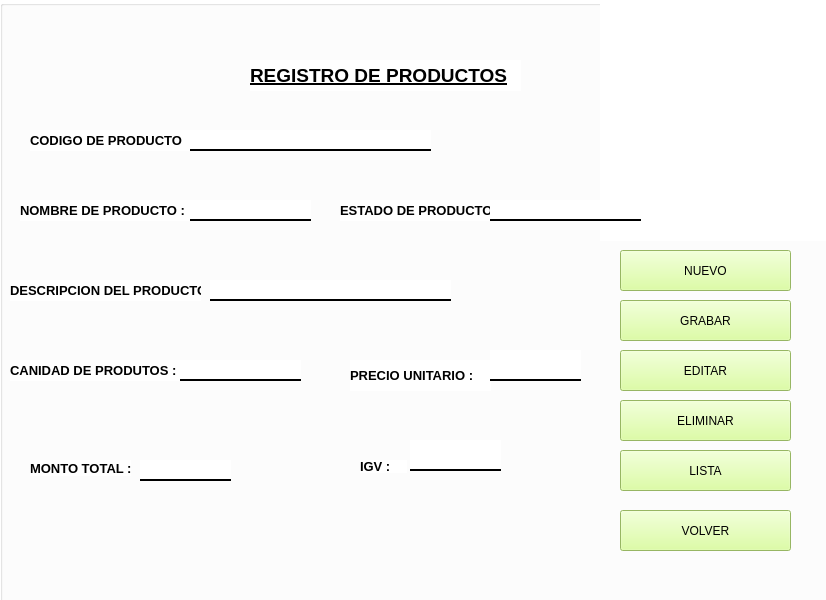
<?xml version="1.0" encoding="UTF-8"?>
<ui version="4.0">
 <class>MainWindow</class>
 <widget class="QMainWindow" name="MainWindow">
  <property name="geometry">
   <rect>
    <x>0</x>
    <y>0</y>
    <width>826</width>
    <height>600</height>
   </rect>
  </property>
  <property name="windowTitle">
   <string>MainWindow</string>
  </property>
  <widget class="QWidget" name="centralwidget">
   <widget class="QGroupBox" name="groupBox">
    <property name="geometry">
     <rect>
      <x>0</x>
      <y>0</y>
      <width>831</width>
      <height>621</height>
     </rect>
    </property>
    <property name="styleSheet">
     <string notr="true">background-color: rgb(255, 255, 255);</string>
    </property>
    <property name="title">
     <string/>
    </property>
    <widget class="QLabel" name="label_3">
     <property name="geometry">
      <rect>
       <x>10</x>
       <y>280</y>
       <width>191</width>
       <height>21</height>
      </rect>
     </property>
     <property name="font">
      <font>
       <pointsize>10</pointsize>
       <weight>75</weight>
       <bold>true</bold>
      </font>
     </property>
     <property name="text">
      <string>DESCRIPCION DEL PRODUCTO :</string>
     </property>
    </widget>
    <widget class="QLabel" name="label_5">
     <property name="geometry">
      <rect>
       <x>360</x>
       <y>460</y>
       <width>47</width>
       <height>13</height>
      </rect>
     </property>
     <property name="font">
      <font>
       <pointsize>10</pointsize>
       <weight>75</weight>
       <bold>true</bold>
      </font>
     </property>
     <property name="text">
      <string>IGV :</string>
     </property>
    </widget>
    <widget class="QLabel" name="label_7">
     <property name="geometry">
      <rect>
       <x>340</x>
       <y>200</y>
       <width>181</width>
       <height>21</height>
      </rect>
     </property>
     <property name="font">
      <font>
       <pointsize>10</pointsize>
       <weight>75</weight>
       <bold>true</bold>
      </font>
     </property>
     <property name="text">
      <string>ESTADO DE PRODUCTO :</string>
     </property>
    </widget>
    <widget class="QLabel" name="label_8">
     <property name="geometry">
      <rect>
       <x>350</x>
       <y>360</y>
       <width>141</width>
       <height>31</height>
      </rect>
     </property>
     <property name="font">
      <font>
       <pointsize>10</pointsize>
       <weight>75</weight>
       <bold>true</bold>
      </font>
     </property>
     <property name="text">
      <string>PRECIO UNITARIO :</string>
     </property>
    </widget>
    <widget class="QLineEdit" name="lineEdit">
     <property name="geometry">
      <rect>
       <x>210</x>
       <y>280</y>
       <width>241</width>
       <height>21</height>
      </rect>
     </property>
     <property name="styleSheet">
      <string notr="true">background-color: rgb(255, 255, 255);
border:none;
border-bottom:2px solid rgba(0, 0);
color: rgb(0, 0, 0);
padding-bottom:7px;</string>
     </property>
    </widget>
    <widget class="QLineEdit" name="lineEdit_5">
     <property name="geometry">
      <rect>
       <x>490</x>
       <y>200</y>
       <width>151</width>
       <height>21</height>
      </rect>
     </property>
     <property name="styleSheet">
      <string notr="true">background-color: rgb(255, 255, 255);
border:none;
border-bottom:2px solid rgba(0, 0);
color: rgb(0, 0, 0);
padding-bottom:7px;</string>
     </property>
     <property name="text">
      <string/>
     </property>
    </widget>
    <widget class="QLabel" name="label">
     <property name="geometry">
      <rect>
       <x>250</x>
       <y>60</y>
       <width>271</width>
       <height>31</height>
      </rect>
     </property>
     <property name="font">
      <font>
       <pointsize>14</pointsize>
       <weight>75</weight>
       <italic>false</italic>
       <bold>true</bold>
       <underline>true</underline>
      </font>
     </property>
     <property name="text">
      <string>REGISTRO DE PRODUCTOS</string>
     </property>
    </widget>
    <widget class="QLabel" name="label_9">
     <property name="geometry">
      <rect>
       <x>30</x>
       <y>130</y>
       <width>201</width>
       <height>21</height>
      </rect>
     </property>
     <property name="font">
      <font>
       <pointsize>10</pointsize>
       <weight>75</weight>
       <bold>true</bold>
      </font>
     </property>
     <property name="text">
      <string>CODIGO DE PRODUCTO  :</string>
     </property>
    </widget>
    <widget class="QLabel" name="label_10">
     <property name="geometry">
      <rect>
       <x>10</x>
       <y>360</y>
       <width>171</width>
       <height>21</height>
      </rect>
     </property>
     <property name="font">
      <font>
       <pointsize>10</pointsize>
       <weight>75</weight>
       <bold>true</bold>
      </font>
     </property>
     <property name="text">
      <string>CANIDAD DE PRODUTOS :</string>
     </property>
    </widget>
    <widget class="QLineEdit" name="lineEdit_7">
     <property name="geometry">
      <rect>
       <x>180</x>
       <y>360</y>
       <width>121</width>
       <height>21</height>
      </rect>
     </property>
     <property name="styleSheet">
      <string notr="true">background-color: rgb(255, 255, 255);
border:none;
border-bottom:2px solid rgba(0, 0);
color: rgb(0, 0, 0);
padding-bottom:7px;</string>
     </property>
    </widget>
    <widget class="QLineEdit" name="lineEdit_8">
     <property name="geometry">
      <rect>
       <x>410</x>
       <y>440</y>
       <width>91</width>
       <height>31</height>
      </rect>
     </property>
     <property name="styleSheet">
      <string notr="true">background-color: rgb(255, 255, 255);
border:none;
border-bottom:2px solid rgba(0, 0);
color: rgb(0, 0, 0);
padding-bottom:7px;</string>
     </property>
    </widget>
    <widget class="QLabel" name="label_11">
     <property name="geometry">
      <rect>
       <x>30</x>
       <y>460</y>
       <width>101</width>
       <height>16</height>
      </rect>
     </property>
     <property name="font">
      <font>
       <pointsize>10</pointsize>
       <weight>75</weight>
       <bold>true</bold>
      </font>
     </property>
     <property name="text">
      <string>MONTO TOTAL :</string>
     </property>
    </widget>
    <widget class="QLineEdit" name="lineEdit_9">
     <property name="geometry">
      <rect>
       <x>490</x>
       <y>350</y>
       <width>91</width>
       <height>31</height>
      </rect>
     </property>
     <property name="styleSheet">
      <string notr="true">background-color: rgb(255, 255, 255);
border:none;
border-bottom:2px solid rgba(0, 0);
color: rgb(0, 0, 0);
padding-bottom:7px;</string>
     </property>
    </widget>
    <widget class="QLineEdit" name="lineEdit_10">
     <property name="geometry">
      <rect>
       <x>140</x>
       <y>460</y>
       <width>91</width>
       <height>21</height>
      </rect>
     </property>
     <property name="styleSheet">
      <string notr="true">background-color: rgb(255, 255, 255);
border:none;
border-bottom:2px solid rgba(0, 0);
color: rgb(0, 0, 0);
padding-bottom:7px;</string>
     </property>
    </widget>
    <widget class="QPushButton" name="pushButton_14">
     <property name="geometry">
      <rect>
       <x>620</x>
       <y>510</y>
       <width>171</width>
       <height>41</height>
      </rect>
     </property>
     <property name="styleSheet">
      <string notr="true">background-color: rgb(211, 255, 139);</string>
     </property>
     <property name="text">
      <string>VOLVER</string>
     </property>
    </widget>
    <widget class="QPushButton" name="pushButton_15">
     <property name="geometry">
      <rect>
       <x>620</x>
       <y>400</y>
       <width>171</width>
       <height>41</height>
      </rect>
     </property>
     <property name="styleSheet">
      <string notr="true">background-color: rgb(211, 255, 139);</string>
     </property>
     <property name="text">
      <string>ELIMINAR</string>
     </property>
    </widget>
    <widget class="QPushButton" name="pushButton_17">
     <property name="geometry">
      <rect>
       <x>620</x>
       <y>300</y>
       <width>171</width>
       <height>41</height>
      </rect>
     </property>
     <property name="styleSheet">
      <string notr="true">background-color: rgb(211, 255, 139);</string>
     </property>
     <property name="text">
      <string>GRABAR</string>
     </property>
    </widget>
    <widget class="QLabel" name="label_12">
     <property name="geometry">
      <rect>
       <x>600</x>
       <y>-20</y>
       <width>231</width>
       <height>261</height>
      </rect>
     </property>
     <property name="text">
      <string/>
     </property>
     <property name="pixmap">
      <pixmap>../../../../Downloads/images.png</pixmap>
     </property>
    </widget>
    <widget class="QPushButton" name="pushButton_5">
     <property name="geometry">
      <rect>
       <x>620</x>
       <y>250</y>
       <width>171</width>
       <height>41</height>
      </rect>
     </property>
     <property name="styleSheet">
      <string notr="true">background-color: rgb(211, 255, 139);</string>
     </property>
     <property name="text">
      <string>NUEVO</string>
     </property>
    </widget>
    <widget class="QPushButton" name="pushButton_18">
     <property name="geometry">
      <rect>
       <x>620</x>
       <y>450</y>
       <width>171</width>
       <height>41</height>
      </rect>
     </property>
     <property name="styleSheet">
      <string notr="true">background-color: rgb(211, 255, 139);</string>
     </property>
     <property name="text">
      <string>LISTA</string>
     </property>
    </widget>
    <widget class="QPushButton" name="pushButton_19">
     <property name="geometry">
      <rect>
       <x>620</x>
       <y>350</y>
       <width>171</width>
       <height>41</height>
      </rect>
     </property>
     <property name="styleSheet">
      <string notr="true">background-color: rgb(211, 255, 139);</string>
     </property>
     <property name="text">
      <string>EDITAR</string>
     </property>
    </widget>
    <widget class="QLineEdit" name="lineEdit_2">
     <property name="geometry">
      <rect>
       <x>190</x>
       <y>130</y>
       <width>241</width>
       <height>21</height>
      </rect>
     </property>
     <property name="styleSheet">
      <string notr="true">background-color: rgb(255, 255, 255);
border:none;
border-bottom:2px solid rgba(0, 0);
color: rgb(0, 0, 0);
padding-bottom:7px;</string>
     </property>
    </widget>
    <widget class="QLabel" name="label_13">
     <property name="geometry">
      <rect>
       <x>20</x>
       <y>200</y>
       <width>171</width>
       <height>21</height>
      </rect>
     </property>
     <property name="font">
      <font>
       <pointsize>10</pointsize>
       <weight>75</weight>
       <bold>true</bold>
      </font>
     </property>
     <property name="text">
      <string>NOMBRE DE PRODUCTO :</string>
     </property>
    </widget>
    <widget class="QLineEdit" name="lineEdit_11">
     <property name="geometry">
      <rect>
       <x>190</x>
       <y>200</y>
       <width>121</width>
       <height>21</height>
      </rect>
     </property>
     <property name="styleSheet">
      <string notr="true">background-color: rgb(255, 255, 255);
border:none;
border-bottom:2px solid rgba(0, 0);
color: rgb(0, 0, 0);
padding-bottom:7px;</string>
     </property>
    </widget>
    <zorder>label_12</zorder>
    <zorder>label_3</zorder>
    <zorder>label_5</zorder>
    <zorder>label_7</zorder>
    <zorder>label_8</zorder>
    <zorder>lineEdit_5</zorder>
    <zorder>lineEdit</zorder>
    <zorder>label</zorder>
    <zorder>label_9</zorder>
    <zorder>label_10</zorder>
    <zorder>lineEdit_7</zorder>
    <zorder>lineEdit_8</zorder>
    <zorder>label_11</zorder>
    <zorder>lineEdit_9</zorder>
    <zorder>lineEdit_10</zorder>
    <zorder>pushButton_14</zorder>
    <zorder>pushButton_15</zorder>
    <zorder>pushButton_17</zorder>
    <zorder>pushButton_5</zorder>
    <zorder>pushButton_18</zorder>
    <zorder>pushButton_19</zorder>
    <zorder>lineEdit_2</zorder>
    <zorder>label_13</zorder>
    <zorder>lineEdit_11</zorder>
   </widget>
  </widget>
 </widget>
 <resources/>
 <connections/>
</ui>
